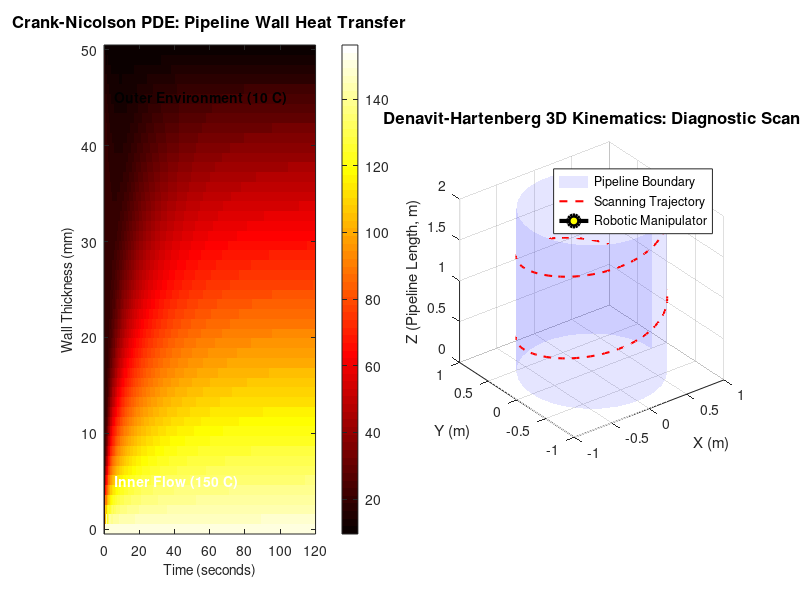

Here is the MATLAB script that generated this plot:
% ==========================================================
% CARTER & STERLING — QUANTITATIVE RESEARCH & ENGINEERING
% ==========================================================
% Project: Pipeline Integrity - PDE Heat Transfer & Robotics
% Author: Abzhamiev Bekdaulet, CEO
% Environment: GNU Octave
% ==========================================================

clear all; close all; clc;

disp('--- Carter & Sterling: Initializing Pipeline PDE & Robotics ---');

%% 1. PDE: Решение уравнения теплопроводности (Crank-Nicolson Method)
disp('1. Solving Heat Transfer PDE (Crank-Nicolson Scheme)...');
% Параметры трубы и материала (Сталь)
L = 0.05;               % Толщина стенки трубы (50 мм)
Nx = 50;                % Количество пространственных узлов
dx = L / (Nx - 1);      % Шаг по пространству
T_end = 120;            % Время симуляции (120 секунд)
Nt = 300;               % Количество шагов по времени
dt = T_end / (Nt - 1);  % Шаг по времени
alpha_steel = 1.2e-5;   % Коэффициент температуропроводности стали

% Коэффициент Фурье для схемы Кранка-Николсона
r = alpha_steel * dt / (2 * dx^2);

% Формирование тридиагональных матриц A (неявная) и B (явная часть)
% diag(v, k) создает матрицу со сдвигом k
main_A = (1 + 2*r) * ones(Nx-2, 1);
off_A  = -r * ones(Nx-3, 1);
A = diag(main_A) + diag(off_A, 1) + diag(off_A, -1);

main_B = (1 - 2*r) * ones(Nx-2, 1);
off_B  = r * ones(Nx-3, 1);
B = diag(main_B) + diag(off_B, 1) + diag(off_B, -1);

% Конвертируем в разреженные матрицы (Sparse) для ускорения прогонки
A = sparse(A);
B = sparse(B);

% Инициализация вектора температур
T_x = ones(Nx, 1) * 20; % Начальная температура трубы: 20 C
T_history = zeros(Nx, Nt);
T_history(:, 1) = T_x;

% Граничные условия (Boundary Conditions)
T_inner = 150; % Горячая нефть/газ внутри (150 C)
T_outer = 10;  % Внешняя среда (10 C)

% Цикл интегрирования по времени
for n = 2:Nt
    % Вектор правой части
    rhs = B * T_x(2:Nx-1);

    % Добавляем влияние граничных условий на края тридиагональной системы
    rhs(1) = rhs(1) + r * (T_inner + T_inner); % Левая граница
    rhs(end) = rhs(end) + r * (T_outer + T_outer); % Правая граница

    % Решение системы A * x = rhs (Алгоритм прогонки / Thomas Algorithm)
    T_x(2:Nx-1) = A \ rhs;

    % Обновляем границы
    T_x(1) = T_inner;
    T_x(end) = T_outer;

    % Сохраняем историю для тепловой карты
    T_history(:, n) = T_x;
end

%% 2. Робототехника: Прямая кинематика (Denavit-Hartenberg)
disp('2. Calculating Manipulator Kinematics (Denavit-Hartenberg)...');
% Робот имеет 3 степени свободы (3-DOF), стоит в центре трубы и сканирует стенку
num_points = 200;
theta1 = linspace(0, 4*pi, num_points); % Вращение базы (2 полных оборота)
d1 = linspace(0, 2, num_points);        % Движение вдоль трубы (Z-ось)
a2 = 0.4;                               % Длина первого звена (плечо)
a3 = 0.4;                               % Длина второго звена (инструмент сканирования)

% Массивы для хранения 3D координат
Base = zeros(3, num_points);
Joint1 = zeros(3, num_points);
EndEffector = zeros(3, num_points);

% Анонимная функция для генерации DH-матрицы трансформации
DH_Matrix = @(theta, d, a, alpha_angle) ...
    [cos(theta), -sin(theta)*cos(alpha_angle),  sin(theta)*sin(alpha_angle), a*cos(theta);
     sin(theta),  cos(theta)*cos(alpha_angle), -cos(theta)*sin(alpha_angle), a*sin(theta);
     0,           sin(alpha_angle),             cos(alpha_angle),            d;
     0,           0,                            0,                           1];

% Расчет траектории
for i = 1:num_points
    % Матрицы трансформации для каждого звена (Base -> Link1 -> EndEffector)
    T01 = DH_Matrix(theta1(i), d1(i), 0, pi/2);
    T12 = DH_Matrix(0, 0, a2, 0);
    T23 = DH_Matrix(0, 0, a3, 0);

    % Глобальные трансформации
    T02 = T01 * T12;
    T03 = T02 * T23; % Позиция рабочего инструмента

    % Извлекаем [x; y; z]
    Base(:, i) = T01(1:3, 4);
    Joint1(:, i) = T02(1:3, 4);
    EndEffector(:, i) = T03(1:3, 4);
end

%% 3. Визуализация (Executive Plots)
disp('3. Generating Institutional Graphics...');
figure('Position', [50, 100, 1200, 500]);

% Сабплот 1: Тепловая карта износа трубы (Heatmap PDE)
subplot(1, 2, 1);
imagesc(linspace(0, T_end, Nt), linspace(0, L*1000, Nx), T_history);
colormap('hot'); colorbar;
set(gca, 'YDir', 'normal');
title('Crank-Nicolson PDE: Pipeline Wall Heat Transfer', 'FontSize', 12, 'FontWeight', 'bold');
xlabel('Time (seconds)', 'FontSize', 10);
ylabel('Wall Thickness (mm)', 'FontSize', 10);
% Аннотации
text(T_end*0.05, 5, 'Inner Flow (150 C)', 'Color', 'white', 'FontWeight', 'bold');
text(T_end*0.05, 45, 'Outer Environment (10 C)', 'Color', 'black', 'FontWeight', 'bold');

% Сабплот 2: 3D Кинематика робота
subplot(1, 2, 2);
hold on;
grid on; view(3);

% Рисуем стенки трубы (полупрозрачный цилиндр)
[Xc, Yc, Zc] = cylinder(0.8, 30);
Zc = Zc * 2; % Длина цилиндра
surf(Xc, Yc, Zc, 'FaceAlpha', 0.1, 'EdgeColor', 'none', 'FaceColor', 'b');

% Рисуем траекторию сканирования (спираль)
plot3(EndEffector(1,:), EndEffector(2,:), EndEffector(3,:), 'r--', 'LineWidth', 1.5);

% Рисуем текущую (финальную) позицию манипулятора
plot3([Base(1,end), Joint1(1,end), EndEffector(1,end)], ...
      [Base(2,end), Joint1(2,end), EndEffector(2,end)], ...
      [Base(3,end), Joint1(3,end), EndEffector(3,end)], 'k-o', 'LineWidth', 3, 'MarkerSize', 8, 'MarkerFaceColor', 'y');

title('Denavit-Hartenberg 3D Kinematics: Diagnostic Scan', 'FontSize', 12, 'FontWeight', 'bold');
xlabel('X (m)'); ylabel('Y (m)'); zlabel('Z (Pipeline Length, m)');
legend('Pipeline Boundary', 'Scanning Trajectory', 'Robotic Manipulator', 'Location', 'best');
axis equal; hold off;

disp('--- Execution Completed ---');
